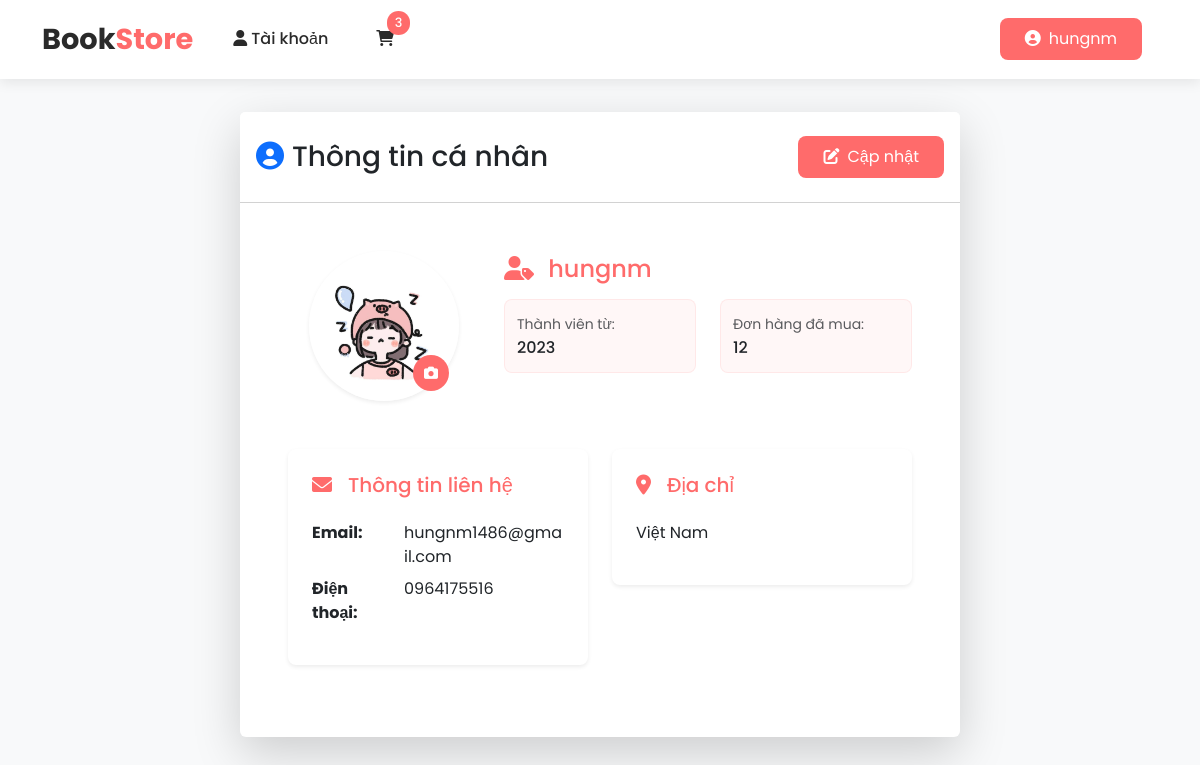
The page /customer/profile/ (signed in) on the database its author committed.
### customer/models.py (models this page shows, shortened)
class CustomUser(AbstractUser):
    email = models.EmailField(unique=True)  # Vẫn giữ email là duy nhất
    is_verified = models.BooleanField(default=False)  # Xác thực email
    groups = models.ManyToManyField(
        "auth.Group",
        related_name="customuser_set",
        blank=True,
        help_text="The groups this user belongs to.",
        verbose_name="groups",
    )
    user_permissions = models.ManyToManyField(
        "auth.Permission",
        related_name="customuser_set",
        blank=True,
        help_text="Specific permissions for this user.",
        verbose_name="user permissions",
    )
    USERNAME_FIELD = 'username'   # Sử dụng tên đăng nhập làm trường chính
    REQUIRED_FIELDS = ['email']   # Email trở thành trường bắt buộc (không dùng làm username)

class CustomerProfile(models.Model):
    user = models.OneToOneField(CustomUser, on_delete=models.CASCADE)
    phone_number = models.CharField(max_length=20, blank=True, null=True)
    address = models.TextField(blank=True, null=True)
    created_at = models.DateTimeField(auto_now_add=True)
    updated_at = models.DateTimeField(auto_now=True)

### customer/views.py (the view)
# urls.py: path("profile/", profile_view, name="profile"),
@login_required
def profile_view(request):
    profile, created = CustomerProfile.objects.get_or_create(user=request.user)
    if request.method == "POST":
        form = CustomerProfileForm(request.POST, instance=profile)
        if form.is_valid():
            form.save()
            return redirect("profile")
    else:
        form = CustomerProfileForm(instance=profile)
    return render(request, "customer/profile.html", {"form": form, "profile": profile})

### templates/customer/profile.html (shortened to what this page needs)
{% extends "base.html" %}
{% load static %}
{% block content %}
<main class="container container-main">
  <div class="row justify-content-center">
    <div class="col-lg-8">
      <div class="card border-0 shadow-lg">
        <div class="card-header bg-white py-4">
          <div class="d-flex align-items-center justify-content-between">
            <h2 class="h3 mb-0"><i class="fas fa-user-circle text-primary me-2"></i>Thông tin cá nhân</h2>
            <a href="{% url 'update_profile' %}" class="btn btn-custom px-4">
              <i class="fas fa-edit me-2"></i>Cập nhật
            </a>
          </div>
        </div>
        <div class="card-body p-5">
          <div class="row align-items-center mb-5">
            <div class="col-md-4 text-center mb-4 mb-md-0">
              <div class="avatar-wrapper">
                <img src="{% static 'avt.jpg' %}"
                     class="rounded-circle shadow-sm"
                     alt="Avatar"
                     width="150"
                     height="150">
                <button class="btn btn-sm btn-custom avatar-edit-btn">
                  <i class="fas fa-camera"></i>
                </button>
              </div>
            </div>
            <div class="col-md-8">
              <div class="info-item mb-4">
                <h4 class="text-accent mb-3">
                  <i class="fas fa-user-tag me-2"></i>
                  {{ profile.user.username }}
                </h4>
                <div class="row">
                  <div class="col-6">
                    <div class="detail-item">
                      <span class="text-muted small">Thành viên từ:</span>
                      <div class="fw-medium">2023</div>
                    </div>
                  </div>
                  <div class="col-6">
                    <div class="detail-item">
                      <span class="text-muted small">Đơn hàng đã mua:</span>
                      <div class="fw-medium">12</div>
                    </div>
                  </div>
                </div>
              </div>
            </div>
          </div>
          <div class="info-section">
            <div class="row">
              <div class="col-md-6">
                <div class="info-card mb-4 p-4 rounded-3 shadow-sm">
                  <h5 class="d-flex align-items-center text-accent mb-4">
                    <i class="fas fa-envelope me-3"></i>Thông tin liên hệ
                  </h5>
                  <dl class="row">
                    <dt class="col-sm-4">Email:</dt>
                    <dd class="col-sm-8">{{ profile.user.email }}</dd>
                    <dt class="col-sm-4">Điện thoại:</dt>
                    <dd class="col-sm-8">
                      {% if profile.phone_number %}
                        {{ profile.phone_number }}
                      {% else %}
                        <span class="text-muted">Chưa cập nhật</span>
                      {% endif %}
                    </dd>
                  </dl>
                </div>
              </div>
              <div class="col-md-6">
                <div class="info-card mb-4 p-4 rounded-3 shadow-sm">
                  <h5 class="d-flex align-items-center text-accent mb-4">
                    <i class="fas fa-map-marker-alt me-3"></i>Địa chỉ
                  </h5>
                  <div class="address-content">
                    {% if profile.address %}
                      {{ profile.address|linebreaks }}
                    {% endif %}
                  </div>
                </div>
              </div>
            </div>
          </div>
        </div>
      </div>
    </div>
  </div>
</main>
{% endblock %}

### templates/base.html (shortened to what this page needs)
<!DOCTYPE html>
<html lang="vi">
<head>
    <link href="https://cdn.jsdelivr.net/npm/bootstrap@5.3.0-alpha1/dist/css/bootstrap.min.css" rel="stylesheet">
    <link rel="stylesheet" href="https://cdnjs.cloudflare.com/ajax/libs/font-awesome/6.0.0/css/all.min.css">
</head>
<body>
    <nav class="navbar navbar-expand-lg fixed-top">
        <div class="container">
            <a class="navbar-brand" href="{% url 'book_list' %}">Book<span class="brand-accent">Store</span></a>
            <div class="collapse navbar-collapse" id="navbarNav">
                <ul class="navbar-nav me-auto mb-2 mb-lg-0">
                    <li class="nav-item">
                        <a class="nav-link" href="{% url 'profile' %}">
                            <i class="fas fa-user me-1"></i>Tài khoản
                        </a>
                    </li>
                    <li class="nav-item">
                        <a class="nav-link cart-icon" href="{% url 'cart' %}">
                            <i class="fas fa-shopping-cart"></i>
                            <span class="cart-badge">3</span>
                        </a>
                    </li>
                </ul>
                <div class="d-flex align-items-center">
                    {% if user.is_authenticated %}
                        <div class="user-greeting me-3">
                            <span class="btn btn-custom">
                                <i class="fas fa-user-circle me-2"></i>{{ user.username }}
                            </span>
                        </div>
                    {% endif %}
                </div>
            </div>
        </div>
    </nav>
    <main class="container container-main mt-5">
        {% block content %}
        {% endblock %}
    </main>
</body>
</html>

### templates/base.html (style rules this page uses)
:root { --primary-color: #2A2A2A; --accent-color: #FF6B6B; --background-color: #F8F9FA; --text-color: #2A2A2A; }
body { font-family: 'Poppins', sans-serif; background-color: var(--background-color); color: var(--text-color); min-height: 100vh; display: flex; flex-direction: column; }
.navbar { background: white; box-shadow: 0 4px 12px rgba(0, 0, 0, 0.08); padding: 0.8rem 0; }
.navbar-brand { font-weight: 700; font-size: 1.8rem; color: var(--primary-color) !important; transition: transform 0.3s ease; }
.brand-accent { color: var(--accent-color); }
.nav-link { font-weight: 500; color: var(--primary-color) !important; margin: 0 1rem; position: relative; }
.nav-link::after { content: ''; position: absolute; bottom: -5px; left: 0; width: 0; height: 2px; background-color: var(--accent-color); transition: width 0.3s ease; }
.btn-custom { background: var(--accent-color); color: white !important; border-radius: 8px; padding: 0.5rem 1.5rem; transition: all 0.3s ease; }
.user-greeting { position: relative; cursor: pointer; }
.container-main { flex: 1; padding-top: 2rem; padding-bottom: 4rem; }
.cart-icon { position: relative; }
.cart-badge { position: absolute; top: -8px; right: -8px; background: var(--accent-color); color: white; border-radius: 50%; padding: 2px 8px; font-size: 0.8rem; }

### templates/customer/profile.html (style rules this page uses)
.text-accent { color: var(--accent-color); }
.avatar-wrapper { position: relative; display: inline-block; }
.avatar-edit-btn { position: absolute; bottom: 10px; right: 10px; width: 36px; height: 36px; border-radius: 50%; padding: 0; }
.info-card { background: white; transition: transform 0.3s ease; }
.detail-item { padding: 12px; background-color: rgba(255, 107, 107, 0.05); border-radius: 8px; border: 1px solid rgba(255, 107, 107, 0.1); }

### rows shown on the page
CustomUser: username "hungnm"
CustomerProfile: user.username "hungnm", user.email "hungnm1486@gmail.com", phone_number "0964175516", address "Việt Nam"
